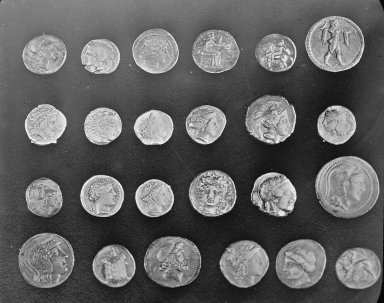
#> input picture skimage.data.coins(), 384 x 303 px
$ python plot_coin_segmentation.py
#> lines starting #> are read from the running program, lines starting #| are printed output that depends on the picture
"""
================================================
Segmenting the picture of greek coins in regions
================================================

This example uses :ref:`spectral_clustering` on a graph created from
voxel-to-voxel difference on an image to break this image into multiple
partly-homogeneous regions.

This procedure (spectral clustering on an image) is an efficient
approximate solution for finding normalized graph cuts.

There are two options to assign labels:

* with 'kmeans' spectral clustering will cluster samples in the embedding space
  using a kmeans algorithm
* whereas 'discrete' will iteratively search for the closest partition
  space to the embedding space.
"""
print(__doc__)

# Author: Gael Varoquaux <gael.varoquaux@normalesup.org>, Brian Cheung
# License: BSD 3 clause

import time

import numpy as np
from distutils.version import LooseVersion
from scipy.ndimage.filters import gaussian_filter
import matplotlib.pyplot as plt
import skimage
from PIL import Image
from skimage.data import coins
from skimage.transform import rescale

from sklearn.feature_extraction import image
from sklearn.cluster import spectral_clustering

# these were introduced in skimage-0.14
if LooseVersion(skimage.__version__) >= '0.14':
    rescale_params = {'anti_aliasing': False, 'multichannel': False}
else:
    rescale_params = {}

# load the coins as a numpy array
orig_coins = coins()
#> orig_coins is the input picture: shape (303, 384); min 1, max 252, mean 96.9
orig_coins = np.asarray(Image.open("out/final.jpg"))
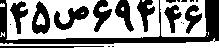
#> input picture out/final.jpg, 219 x 49 px
#> orig_coins is the input picture: shape (49, 219); min 0, max 255, mean 147.3
print(type(orig_coins))
#| <class 'numpy.ndarray'>
# Resize it to 20% of the original size to speed up the processing
# Applying a Gaussian filter for smoothing prior to down-scaling
# reduces aliasing artifacts.
smoothened_coins = gaussian_filter(orig_coins, sigma=2)
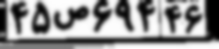
#> smoothened_coins: shape (49, 219); min 0, max 254, mean 146.3
rescaled_coins = rescale(smoothened_coins, 0.2, mode="reflect",
                         **rescale_params)

# Convert the image into a graph with the value of the gradient on the
# edges.
graph = image.img_to_graph(rescaled_coins)

# Take a decreasing function of the gradient: an exponential
# The smaller beta is, the more independent the segmentation is of the
# actual image. For beta=1, the segmentation is close to a voronoi
beta = 10
eps = 1e-6
graph.data = np.exp(-beta * graph.data / graph.data.std()) + eps
#> graph.data = 2092 values, max 1 at index 11, min 1e-06 at index 1663, mean 0.186

# Apply spectral clustering (this step goes much faster if you have pyamg
# installed)
N_REGIONS = 25

#############################################################################
# Visualize the resulting regions

for assign_labels in ('kmeans', 'discretize'):
    t0 = time.time()
    labels = spectral_clustering(graph, n_clusters=N_REGIONS,
                                 assign_labels=assign_labels, random_state=42)
    t1 = time.time()
    labels = labels.reshape(rescaled_coins.shape)

    plt.figure(figsize=(5, 5))
    plt.imshow(rescaled_coins, cmap=plt.cm.gray)
    for l in range(N_REGIONS):
        plt.contour(labels == l,
                    colors=[plt.cm.nipy_spectral(l / float(N_REGIONS))])
    plt.xticks(())
    plt.yticks(())
    title = 'Spectral clustering: %s, %.2fs' % (assign_labels, (t1 - t0))
    print(title)
    plt.title(title)
plt.show()
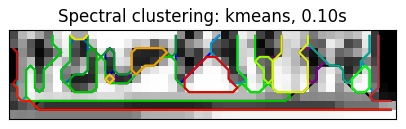
#> figure drawn by matplotlib, 1 panel
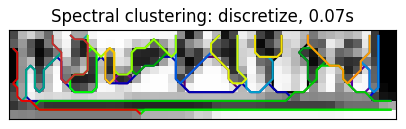
#> figure drawn by matplotlib, 1 panel
